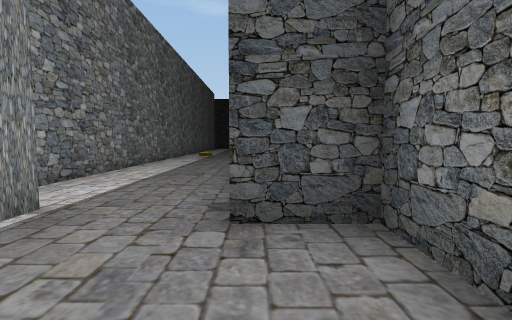
view 1 (above)

16 first-person views from a walk through a scene from a Unity 3-D project. The camera is 1.4 m above the floor, tilts 4° down and sees 85° across. The floor is counted in squares, 2 m on a side. Each view is taken from the middle of a square. On the plan, view 1 faces up. The plan holds only what a view shows up to about 9 squares ahead; the rest is blank. The place goes on beyond the plan. The player is left out.

view 2
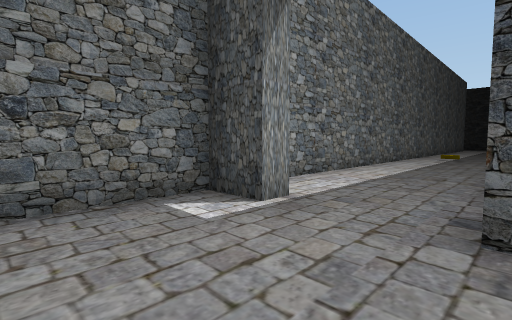

view 3
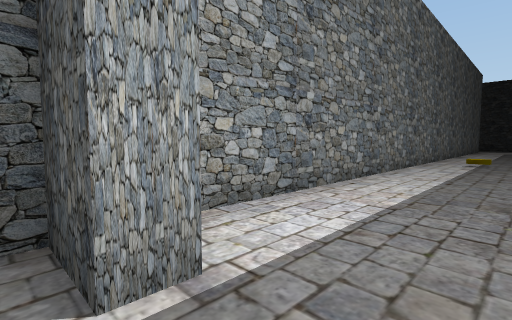

view 4
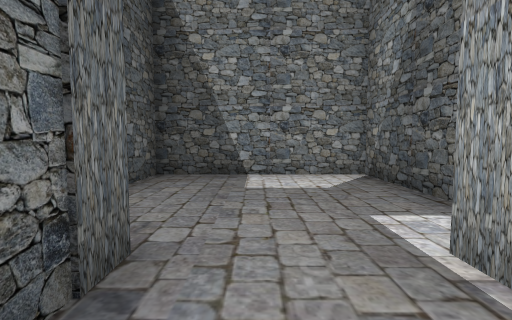

view 5
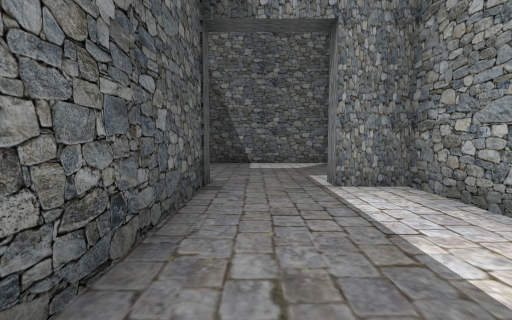

view 6
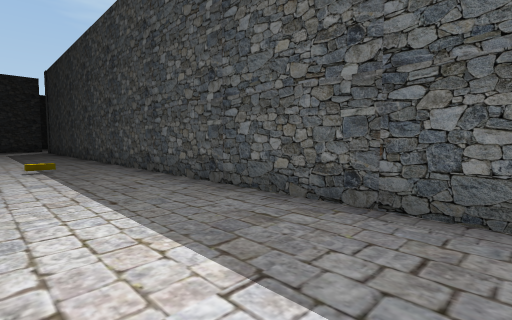

view 7
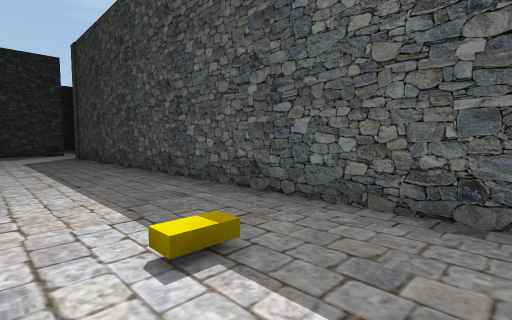

view 8
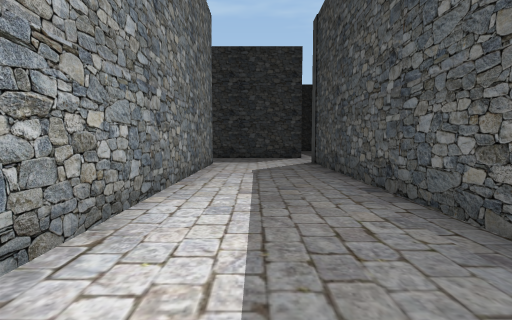

view 9
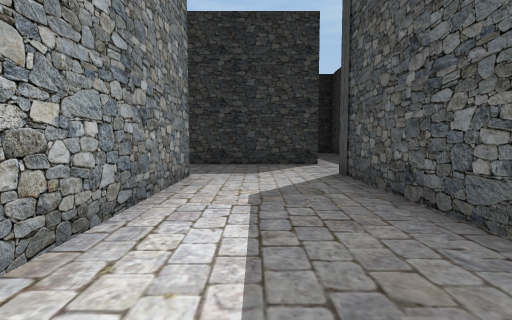

view 10
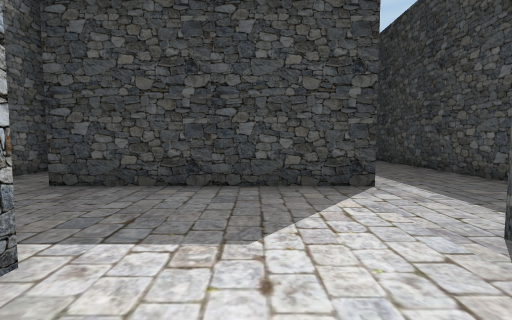

view 11
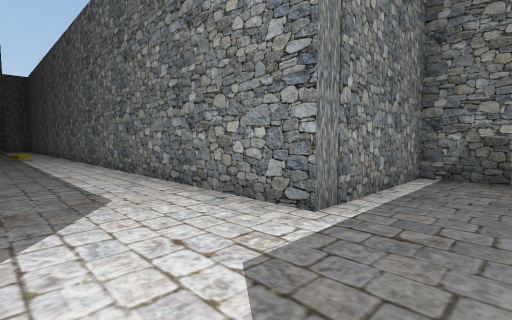

view 12
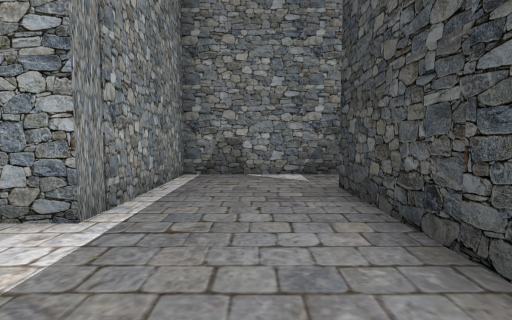

view 13
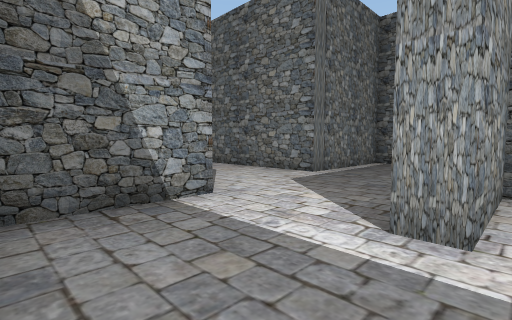

view 14
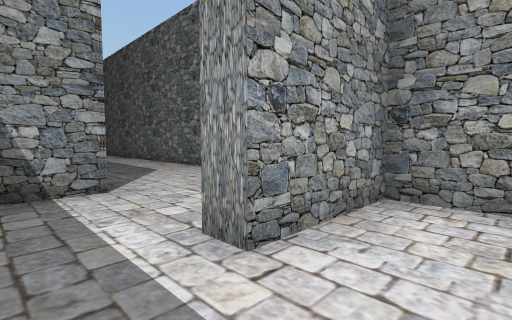

view 15
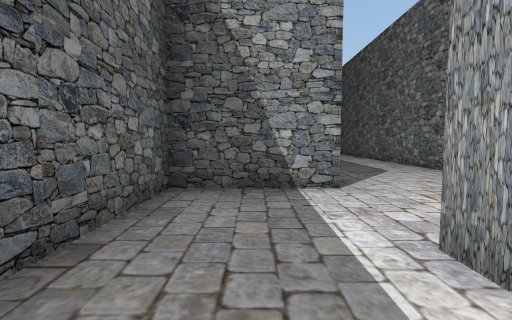

view 16
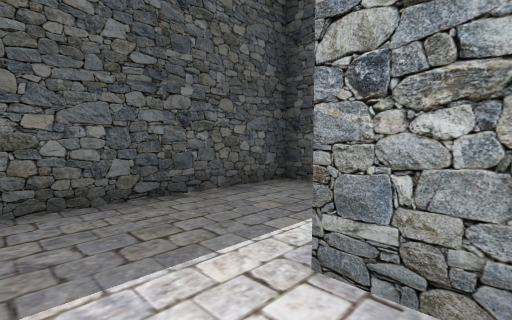

### Floor plan
Points are (right, up) in squares from view 1. A wall is a line through its corners. A room is listed if a view was taken in it or the views show most of it. See-through windows are left out.
Room 1 (views 1, 2, 3, 4, 5, 6, 7, 8, 9, 10, 11, 12)
walls: (-3.3, 22.5) (-3.3, 2.8) (-2.2, 2.8) (-2.2, 2.3) (-3.3, 2.3) (-3.3, -1.7) (1, -1.7) (1, 2.3) (-0.2, 2.3) (-0.2, 23); (-0.2, 25.3) (-3.5, 25.3)
ways out: opening at (0, 24) to room 2; opening at (-4.5, 23.5) to room 3
Room 2 (views 13, 14, 15, 16)
walls: (-2.4, 26.9) (-2.4, 25.7) (-0.2, 25.7) (-0.2, 25.3); (-0.2, 23) (2.3, 23) (2.3, 27.5)
ways out: opening at (0, 24) to room 1
Room 3 (no view inside)
walls: (-3.5, 25.3) (-5.2, 25.3); (-6.7, 25.4) (-6.7, 22.5) (-3.3, 22.5)
ways out: opening at (-4.5, 23.5) to room 1; opening at (-6, 25)

Where each view was taken, in squares from view 1:
view 1: 0 up, 0 right, facing up
view 2: 0 up, 0 right, facing up-left
view 3: 2 up, 1 left, facing up-left
view 4: 4 up, 1 left, facing down
view 5: 7 up, 1 left, facing down
view 6: 4 up, 3 left, facing up-right
view 7: 10 up, 3 left, facing up-right
view 8: 14 up, 2 left, facing up
view 9: 17 up, 2 left, facing up
view 10: 21 up, 2 left, facing up
view 11: 24 up, 1 left, facing down-left
view 12: 24 up, 1 left, facing left
view 13: 26 up, 2 right, facing down-left
view 14: 27 up, 1 right, facing down-left
view 15: 27 up, 1 right, facing down
view 16: 27 up, 1 left, facing down-right
